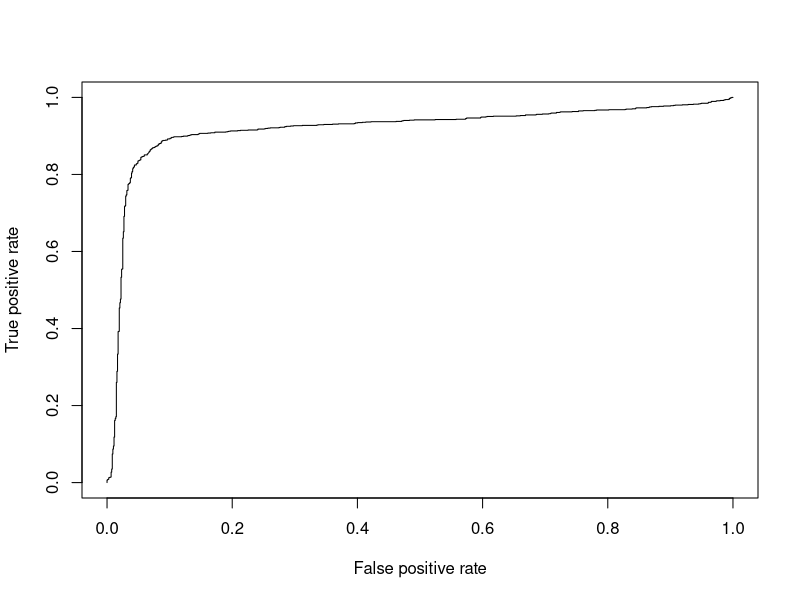
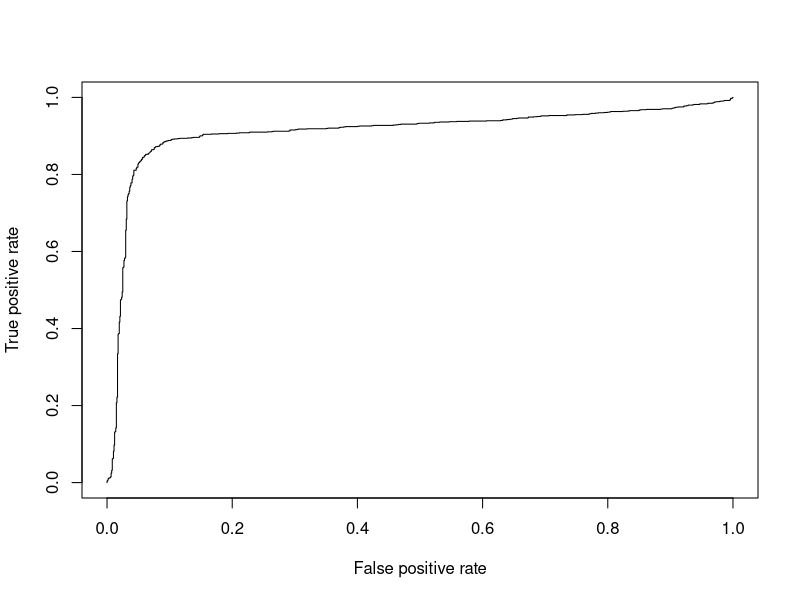
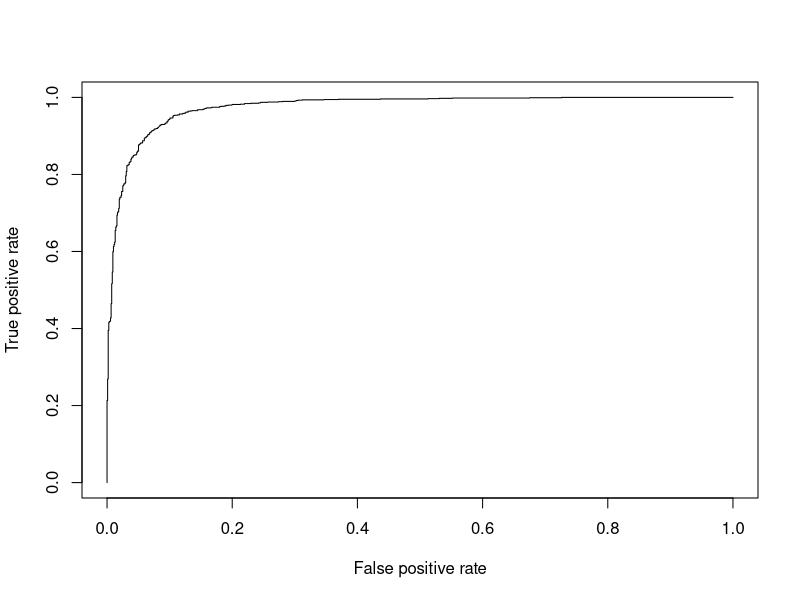
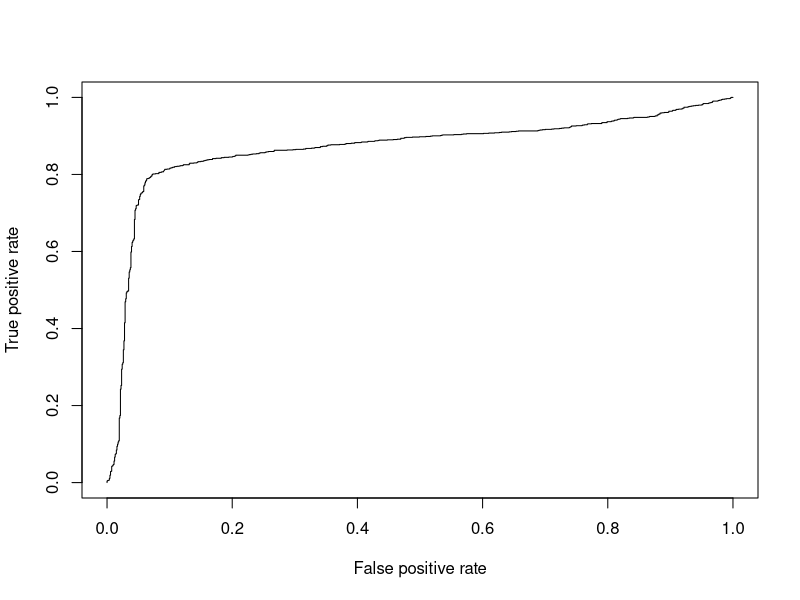
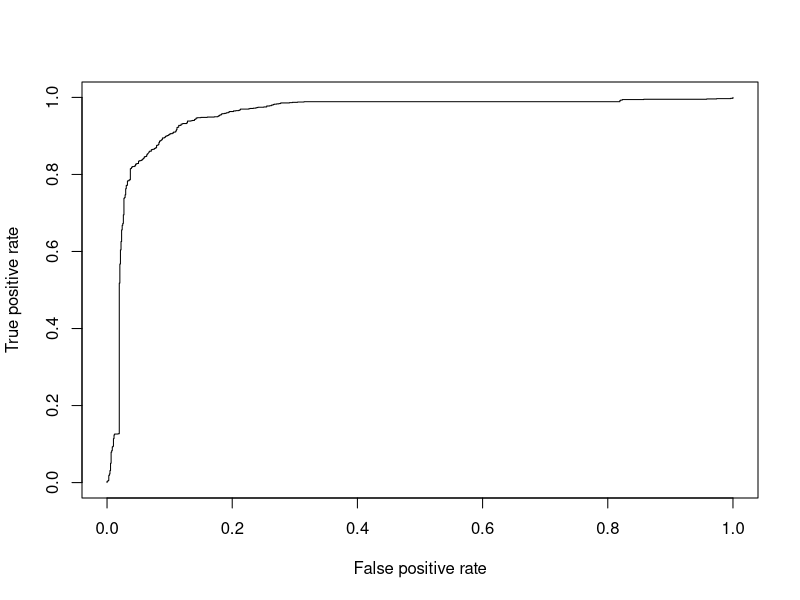
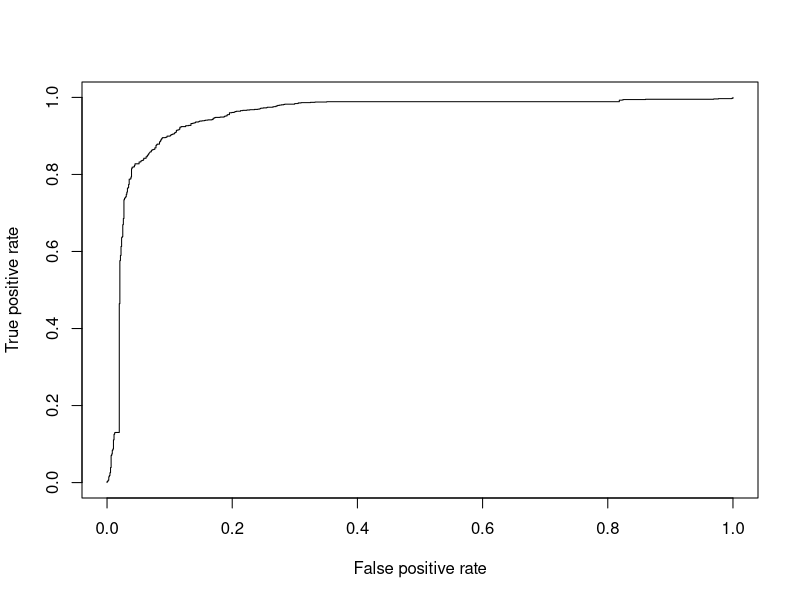
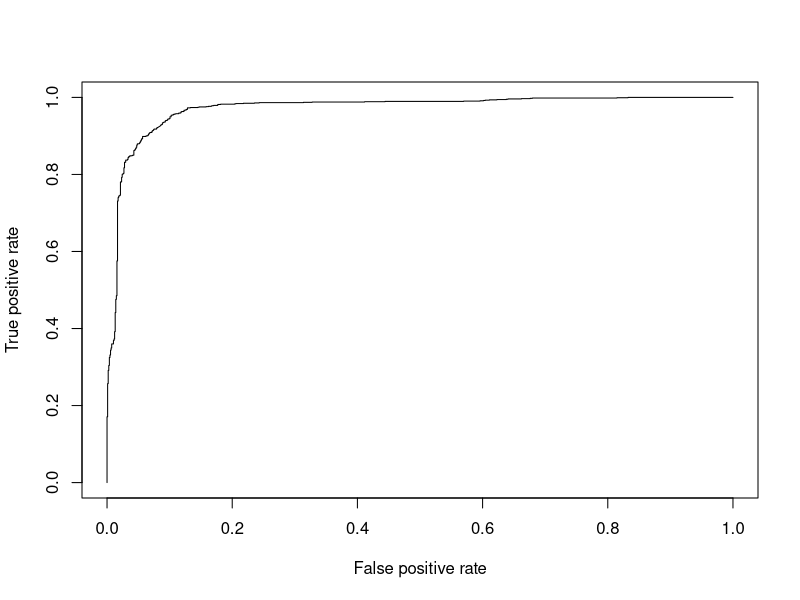
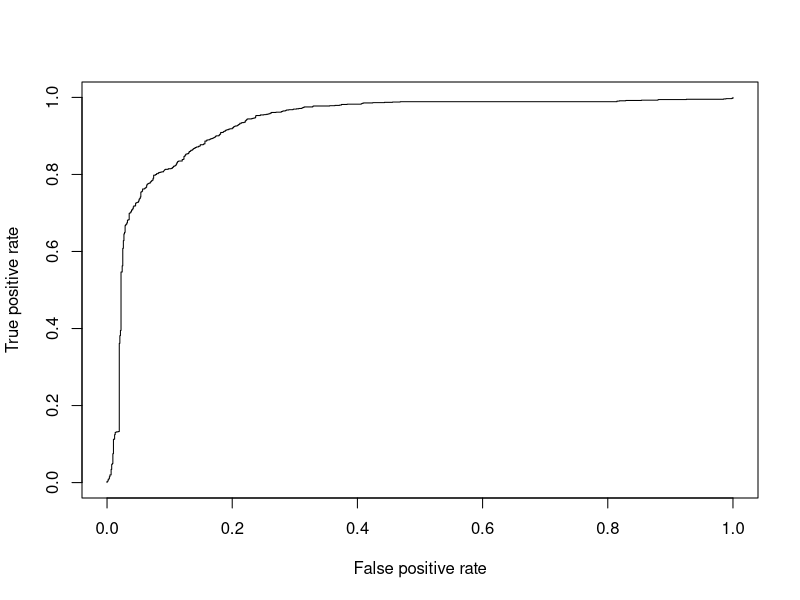

Reproduce these figures in R, in order.
#Look at fiancial data


#libraries
library(dplyr)
library(ROCR)

options(scipen=999)

#data
train = read.csv("Data/Datasets/train.csv",header=T,stringsAsFactors=F)

thedata = train[,c(1:16,54:65)]
thedata$GOP_win = as.factor(thedata$GOP_win)
thedata$color = ifelse(thedata$GOP_win == 1,"firebrick","deepskyblue")



#look at straight subtraction
s_thedata = thedata %>% mutate(REL_TOTAL_RECEIPTS = TOTAL_RECEIPTS_GOP - TOTAL_RECEIPTS_DEM,
                               REL_TOTAL_DISBURSEMENTS = TOTAL_DISBURSEMENTS_GOP - TOTAL_DISBURSEMENTS_DEM,
                               REL_COH = COH_GOP - COH_DEM,
                               REL_INDV_CONTR = INDIVIDUAL_CONTRIBUTIONS_GOP - INDIVIDUAL_CONTRIBUTIONS_DEM)

##RECIPTS
s_rec = glm(GOP_win ~ REL_TOTAL_RECEIPTS,data=s_thedata,family=binomial)
summary(s_rec)
aic = round(summary(s_rec)[[5]],2)
s_thedata$TOTAL_RECEIPTS_EST = predict(s_rec,s_thedata,type="response")
pred = prediction(s_thedata$TOTAL_RECEIPTS_EST, s_thedata$GOP_win)
perf = performance(pred, measure = "tpr", x.measure = "fpr")
plot(perf)
auc = performance(pred, measure = "auc")
auc = round(auc@y.values[[1]],4)

png(filename = "Plots/Financials/Receipts/Method_1.png",width = 1920,height = 1080)
plot(TOTAL_RECEIPTS_EST ~ REL_TOTAL_RECEIPTS, data=s_thedata, col=s_thedata$color,pch=20)
title(main="Total Receipts - Subtraction",sub=paste("AIC: ",aic," AUC: ",auc,sep=""))
dev.off()

##DISBURSEMENTS
s_dis = glm(GOP_win ~ REL_TOTAL_DISBURSEMENTS,data=s_thedata,family=binomial)
summary(s_rec)
aic = round(summary(s_dis)[[5]],2)
s_thedata$TOTAL_DISBURSEMENTS_EST = predict(s_dis,s_thedata,type="response")
pred = prediction(s_thedata$TOTAL_DISBURSEMENTS_EST, s_thedata$GOP_win)
perf = performance(pred, measure = "tpr", x.measure = "fpr")
plot(perf)
auc = performance(pred, measure = "auc")
auc = round(auc@y.values[[1]],4)

png(filename = "Plots/Financials/Disbursements/Method_1.png",width = 1920,height = 1080)
plot(TOTAL_DISBURSEMENTS_EST ~ REL_TOTAL_DISBURSEMENTS, data=s_thedata, col=s_thedata$color,pch=20)
title(main="Total Disbursements - Subtraction",sub=paste("AIC: ",aic," AUC: ",auc,sep=""))
dev.off()

##COH
s_coh = glm(GOP_win ~ REL_COH,data=s_thedata,family=binomial)
summary(s_rec)
aic = round(summary(s_coh)[[5]],2)
s_thedata$TOTAL_COH_EST = predict(s_coh,s_thedata,type="response")
pred = prediction(s_thedata$TOTAL_COH_EST, s_thedata$GOP_win)
perf = performance(pred, measure = "tpr", x.measure = "fpr")
plot(perf)
auc = performance(pred, measure = "auc")
auc = round(auc@y.values[[1]],4)

png(filename = "Plots/Financials/COH/Method_1.png",width = 1920,height = 1080)
plot(TOTAL_COH_EST ~ REL_COH, data=s_thedata, col=s_thedata$color,pch=20)
title(main="Total COH - Subtraction",sub=paste("AIC: ",aic," AUC: ",auc,sep=""))
dev.off()

##INDIVIDUAL RECEIPTS
s_ind = glm(GOP_win ~ REL_INDV_CONTR,data=s_thedata,family=binomial)
summary(s_ind)
aic = round(summary(s_ind)[[5]],2)
s_thedata$INDV_CONTR_EST = predict(s_ind,s_thedata,type="response")
pred = prediction(s_thedata$INDV_CONTR_EST, s_thedata$GOP_win)
perf = performance(pred, measure = "tpr", x.measure = "fpr")
plot(perf)
auc = performance(pred, measure = "auc")
auc = round(auc@y.values[[1]],4)

png(filename = "Plots/Financials/Individual Contributions/Method_1.png",width = 1920,height = 1080)
plot(INDV_CONTR_EST ~ REL_INDV_CONTR, data=s_thedata, col=s_thedata$color,pch=20)
title(main="Total Individual Contributions - Subtraction",sub=paste("AIC: ",aic," AUC: ",auc,sep=""))
dev.off()




#look at logistic subtraction
l_thedata = thedata %>% mutate(REL_TOTAL_RECEIPTS = ifelse(TOTAL_RECEIPTS_GOP<=0,0,log(TOTAL_RECEIPTS_GOP)) - 
                                                    ifelse(TOTAL_RECEIPTS_DEM<=0,0,log(TOTAL_RECEIPTS_DEM)),
                               REL_TOTAL_DISBURSEMENTS = ifelse(TOTAL_DISBURSEMENTS_GOP<=0,0,log(TOTAL_DISBURSEMENTS_GOP)) - 
                                                         ifelse(TOTAL_DISBURSEMENTS_DEM<=0,0,log(TOTAL_DISBURSEMENTS_DEM)),
                               REL_COH = ifelse(COH_GOP<=0,0,log(COH_GOP)) - ifelse(COH_DEM<=0,0,log(COH_DEM)),
                               REL_INDV_CONTR = ifelse(INDIVIDUAL_CONTRIBUTIONS_GOP<=0,0,log(INDIVIDUAL_CONTRIBUTIONS_GOP)) - 
                                                ifelse(INDIVIDUAL_CONTRIBUTIONS_DEM<=0,0,log(INDIVIDUAL_CONTRIBUTIONS_DEM)))

##RECIPTS
l_rec = glm(GOP_win ~ REL_TOTAL_RECEIPTS,data=l_thedata,family=binomial)
summary(l_rec)
aic = round(summary(l_rec)[[5]],2)
l_thedata$TOTAL_RECEIPTS_EST = predict(l_rec,l_thedata,type="response")
pred = prediction(l_thedata$TOTAL_RECEIPTS_EST, l_thedata$GOP_win)
perf = performance(pred, measure = "tpr", x.measure = "fpr")
plot(perf)
auc = performance(pred, measure = "auc")
auc = round(auc@y.values[[1]],4)

png(filename = "Plots/Financials/Receipts/Method_2.png",width = 1920,height = 1080)
plot(TOTAL_RECEIPTS_EST ~ REL_TOTAL_RECEIPTS, data=l_thedata, col=l_thedata$color,pch=20)
title(main="Total Receipts - Subtraction",sub=paste("AIC: ",aic," AUC: ",auc,sep=""))
dev.off()

##DISBURSEMENTS
l_dis = glm(GOP_win ~ REL_TOTAL_DISBURSEMENTS,data=l_thedata,family=binomial)
summary(l_rec)
aic = round(summary(l_dis)[[5]],2)
l_thedata$TOTAL_DISBURSEMENTS_EST = predict(l_dis,l_thedata,type="response")
pred = prediction(l_thedata$TOTAL_DISBURSEMENTS_EST, l_thedata$GOP_win)
perf = performance(pred, measure = "tpr", x.measure = "fpr")
plot(perf)
auc = performance(pred, measure = "auc")
auc = round(auc@y.values[[1]],4)

png(filename = "Plots/Financials/Disbursements/Method_2.png",width = 1920,height = 1080)
plot(TOTAL_DISBURSEMENTS_EST ~ REL_TOTAL_DISBURSEMENTS, data=l_thedata, col=l_thedata$color,pch=20)
title(main="Total Disbursements - Subtraction",sub=paste("AIC: ",aic," AUC: ",auc,sep=""))
dev.off()

##COH
l_coh = glm(GOP_win ~ REL_COH,data=l_thedata,family=binomial)
summary(l_rec)
aic = round(summary(l_coh)[[5]],2)
l_thedata$TOTAL_COH_EST = predict(l_coh,l_thedata,type="response")
pred = prediction(l_thedata$TOTAL_COH_EST, l_thedata$GOP_win)
perf = performance(pred, measure = "tpr", x.measure = "fpr")
plot(perf)
auc = performance(pred, measure = "auc")
auc = round(auc@y.values[[1]],4)

png(filename = "Plots/Financials/COH/Method_2.png",width = 1920,height = 1080)
plot(TOTAL_COH_EST ~ REL_COH, data=l_thedata, col=l_thedata$color,pch=20)
title(main="Total COH - Subtraction",sub=paste("AIC: ",aic," AUC: ",auc,sep=""))
dev.off()

##INDIVIDUAL RECEIPTS
l_ind = glm(GOP_win ~ REL_INDV_CONTR,data=l_thedata,family=binomial)
summary(l_ind)
aic = round(summary(l_ind)[[5]],2)
l_thedata$INDV_CONTR_EST = predict(l_ind,l_thedata,type="response")
pred = prediction(l_thedata$INDV_CONTR_EST, l_thedata$GOP_win)
perf = performance(pred, measure = "tpr", x.measure = "fpr")
plot(perf)
auc = performance(pred, measure = "auc")
auc = round(auc@y.values[[1]],4)

png(filename = "Plots/Financials/Individual Contributions/Method_2.png",width = 1920,height = 1080)
plot(INDV_CONTR_EST ~ REL_INDV_CONTR, data=l_thedata, col=l_thedata$color,pch=20)
title(main="Total Individual Contributions - Subtraction",sub=paste("AIC: ",aic," AUC: ",auc,sep=""))
dev.off()


#look at logistic subtraction with a maximum amount
rec_levels = c(500000,1000000,1500000,2000000,2500000)
dis_levels = c(500000,1000000,1500000,2000000,2500000)
coh_levels = c(200000,400000,600000,800000,1000000)
ind_levels = c(500000,1000000,1500000,2000000,2500000)

for(i in seq(from=1,to=5,by=1)){
  c_thedata = thedata %>% mutate(TOTAL_RECEIPTS_GOP=ifelse(TOTAL_RECEIPTS_GOP>rec_levels[i],rec_levels[i],TOTAL_RECEIPTS_GOP),
                                 TOTAL_RECEIPTS_DEM=ifelse(TOTAL_RECEIPTS_DEM>rec_levels[i],rec_levels[i],TOTAL_RECEIPTS_DEM),
                                 TOTAL_DISBURSEMENTS_GOP=ifelse(TOTAL_DISBURSEMENTS_GOP>dis_levels[i],dis_levels[i],TOTAL_DISBURSEMENTS_GOP),
                                 TOTAL_DISBURSEMENTS_DEM=ifelse(TOTAL_DISBURSEMENTS_DEM>dis_levels[i],dis_levels[i],TOTAL_DISBURSEMENTS_DEM),
                                 COH_GOP=ifelse(COH_GOP>coh_levels[i],coh_levels[i],COH_GOP),
                                 COH_DEM=ifelse(COH_DEM>coh_levels[i],coh_levels[i],COH_DEM),
                                 INDIVIDUAL_CONTRIBUTIONS_GOP=ifelse(INDIVIDUAL_CONTRIBUTIONS_GOP>ind_levels[i],ind_levels[i],INDIVIDUAL_CONTRIBUTIONS_GOP),
                                 INDIVIDUAL_CONTRIBUTIONS_DEM=ifelse(INDIVIDUAL_CONTRIBUTIONS_DEM>ind_levels[i],ind_levels[i],INDIVIDUAL_CONTRIBUTIONS_DEM)) %>%
                        mutate(REL_TOTAL_RECEIPTS = ifelse(TOTAL_RECEIPTS_GOP<=0,0,log(TOTAL_RECEIPTS_GOP)) - 
                                                    ifelse(TOTAL_RECEIPTS_DEM<=0,0,log(TOTAL_RECEIPTS_DEM)),
                               REL_TOTAL_DISBURSEMENTS = ifelse(TOTAL_DISBURSEMENTS_GOP<=0,0,log(TOTAL_DISBURSEMENTS_GOP)) - 
                                                         ifelse(TOTAL_DISBURSEMENTS_DEM<=0,0,log(TOTAL_DISBURSEMENTS_DEM)),
                               REL_COH = ifelse(COH_GOP<=0,0,log(COH_GOP)) - ifelse(COH_DEM<=0,0,log(COH_DEM)),
                               REL_INDV_CONTR = ifelse(INDIVIDUAL_CONTRIBUTIONS_GOP<=0,0,log(INDIVIDUAL_CONTRIBUTIONS_GOP)) - 
                                                ifelse(INDIVIDUAL_CONTRIBUTIONS_DEM<=0,0,log(INDIVIDUAL_CONTRIBUTIONS_DEM)))
  
  
  
  ##RECIPTS
  c_rec = glm(GOP_win ~ REL_TOTAL_RECEIPTS,data=c_thedata,family=binomial)
  summary(c_rec)
  aic = round(summary(c_rec)[[5]],2)
  c_thedata$TOTAL_RECEIPTS_EST = predict(c_rec,c_thedata,type="response")
  pred = prediction(c_thedata$TOTAL_RECEIPTS_EST, c_thedata$GOP_win)
  perf = performance(pred, measure = "tpr", x.measure = "fpr")
  plot(perf)
  auc = performance(pred, measure = "auc")
  auc = round(auc@y.values[[1]],4)
  
  png(filename = paste("Plots/Financials/Receipts/Method_",i+2,".png",sep=""),width = 1920,height = 1080)
  plot(TOTAL_RECEIPTS_EST ~ REL_TOTAL_RECEIPTS, data=c_thedata, col=c_thedata$color,pch=20)
  title(main=paste("Total Receipts - Subtraction w/ Cutoff at ",rec_levels[i],sep=""),sub=paste("AIC: ",aic," AUC: ",auc,sep=""))
  dev.off()
  
  ##DISBURSEMENTS
  c_dis = glm(GOP_win ~ REL_TOTAL_DISBURSEMENTS,data=c_thedata,family=binomial)
  summary(c_rec)
  aic = round(summary(c_dis)[[5]],2)
  c_thedata$TOTAL_DISBURSEMENTS_EST = predict(c_dis,c_thedata,type="response")
  pred = prediction(c_thedata$TOTAL_DISBURSEMENTS_EST, c_thedata$GOP_win)
  perf = performance(pred, measure = "tpr", x.measure = "fpr")
  plot(perf)
  auc = performance(pred, measure = "auc")
  auc = round(auc@y.values[[1]],4)
  
  png(filename = paste("Plots/Financials/Disbursements/Method_",i+2,".png",sep=""),width = 1920,height = 1080)
  plot(TOTAL_DISBURSEMENTS_EST ~ REL_TOTAL_DISBURSEMENTS, data=c_thedata, col=c_thedata$color,pch=20)
  title(main=paste("Total Disbursements - Subtraction w/ Cutoff at ",dis_levels[i],sep=""),sub=paste("AIC: ",aic," AUC: ",auc,sep=""))
  dev.off()
  
  ##COH
  c_coh = glm(GOP_win ~ REL_COH,data=c_thedata,family=binomial)
  summary(c_rec)
  aic = round(summary(c_coh)[[5]],2)
  c_thedata$TOTAL_COH_EST = predict(c_coh,c_thedata,type="response")
  pred = prediction(c_thedata$TOTAL_COH_EST, c_thedata$GOP_win)
  perf = performance(pred, measure = "tpr", x.measure = "fpr")
  plot(perf)
  auc = performance(pred, measure = "auc")
  auc = round(auc@y.values[[1]],4)
  
  png(filename = paste("Plots/Financials/COH/Method_",i+2,".png",sep=""),width = 1920,height = 1080)
  plot(TOTAL_COH_EST ~ REL_COH, data=c_thedata, col=c_thedata$color,pch=20)
  title(main=paste("Total COH - Subtraction w/ Cutoff at ",coh_levels[i],sep=""),sub=paste("AIC: ",aic," AUC: ",auc,sep=""))
  dev.off()
  
  ##INDIVIDUAL RECEIPTS
  c_ind = glm(GOP_win ~ REL_INDV_CONTR,data=c_thedata,family=binomial)
  summary(c_ind)
  aic = round(summary(c_ind)[[5]],2)
  c_thedata$INDV_CONTR_EST = predict(c_ind,c_thedata,type="response")
  pred = prediction(c_thedata$INDV_CONTR_EST, c_thedata$GOP_win)
  perf = performance(pred, measure = "tpr", x.measure = "fpr")
  plot(perf)
  auc = performance(pred, measure = "auc")
  auc = round(auc@y.values[[1]],4)
  
  png(filename = paste("Plots/Financials/Individual Contributions/Method_",i+2,".png",sep=""),width = 1920,height = 1080)
  plot(INDV_CONTR_EST ~ REL_INDV_CONTR, data=c_thedata, col=c_thedata$color,pch=20)
  title(main=paste("Total Individual Contributions - Subtraction w/ Cutoff at ",ind_levels[i],sep=""),sub=paste("AIC: ",aic," AUC: ",auc,sep=""))
  dev.off()
  
}
